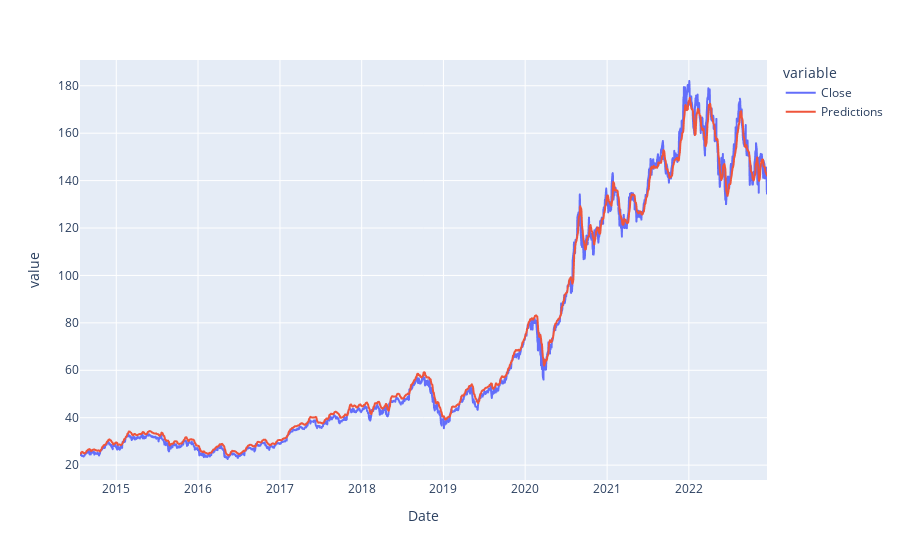

Notebook source saved alongside this figure:
### Code cell
fig = px.line(valid, x=valid.index, y=['Close', 'Predictions'])
fig.show()

### Figure 1 — Plotly figure (JSON) as saved in the notebook; plotly's stock layout.template omitted (floating-point values rounded to 4 significant figures; data arrays with more than 128 entries replaced by an {"elided": "..."} marker saying what was removed)
{"data": [{"hovertemplate": "variable=Close<br>Date=%{x}<br>value=%{y}<extra></extra>", "legendgroup": "Close", "line": {"color": "#636efa", "dash": "solid"}, "marker": {"symbol": "circle"}, "mode": "lines", "name": "Close", "showlegend": true, "type": "scattergl", "x": {"elided": "2118 str values"}, "xaxis": "x", "y": {"elided": "2118 float values"}, "yaxis": "y"}, {"hovertemplate": "variable=Predictions<br>Date=%{x}<br>value=%{y}<extra></extra>", "legendgroup": "Predictions", "line": {"color": "#EF553B", "dash": "solid"}, "marker": {"symbol": "circle"}, "mode": "lines", "name": "Predictions", "showlegend": true, "type": "scattergl", "x": {"elided": "2118 str values"}, "xaxis": "x", "y": {"elided": "2118 float values"}, "yaxis": "y"}], "layout": {"legend": {"title": {"text": "variable"}, "tracegroupgap": 0}, "margin": {"t": 60}, "xaxis": {"anchor": "y", "domain": [0, 1], "title": {"text": "Date"}}, "yaxis": {"anchor": "x", "domain": [0, 1], "title": {"text": "value"}}}}
